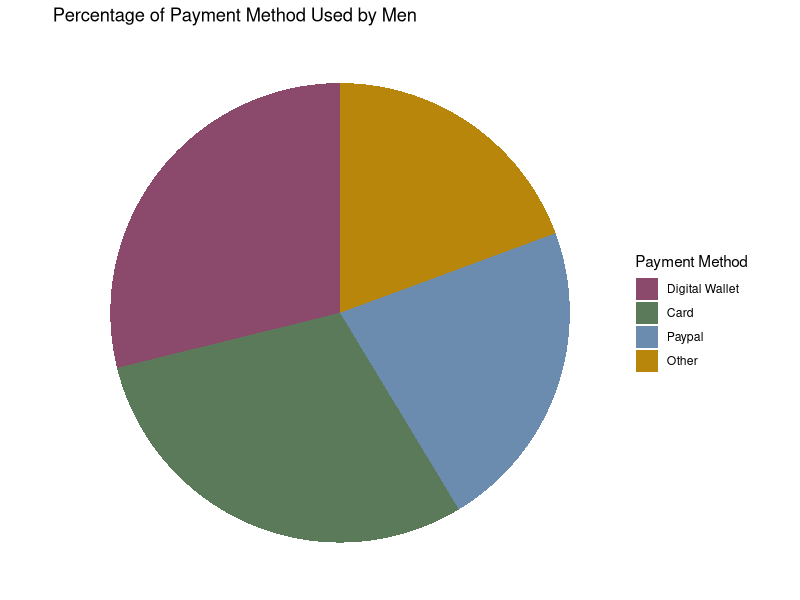
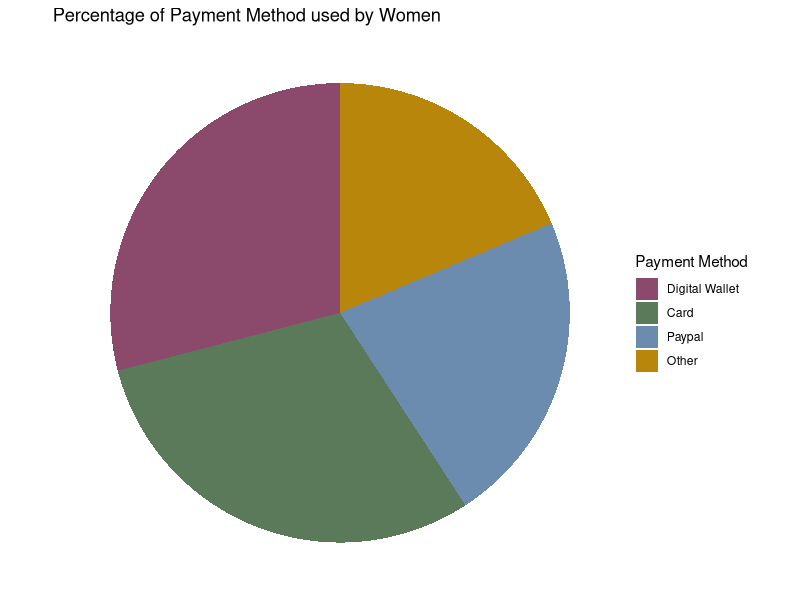
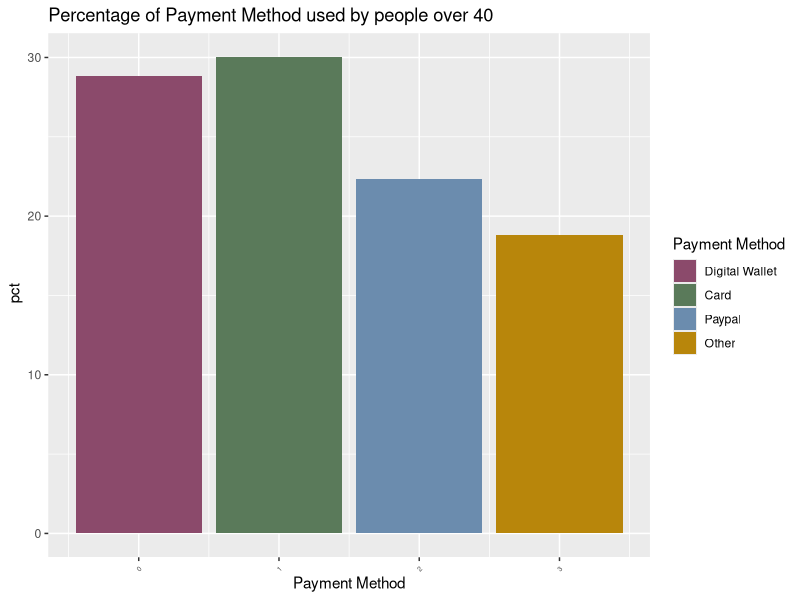
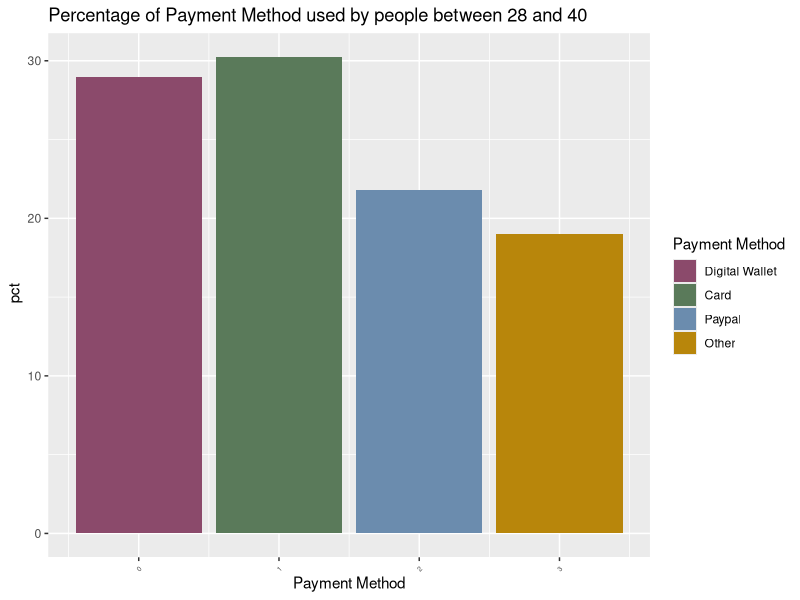
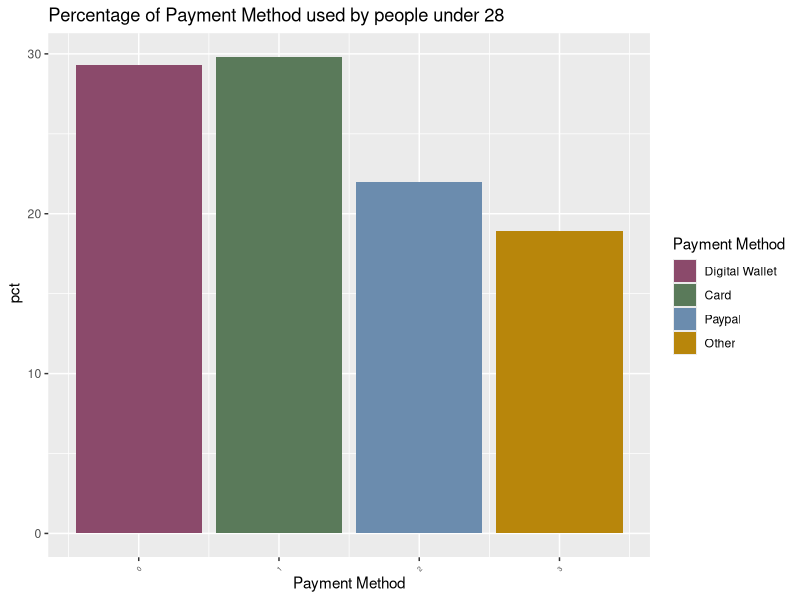

R code for these plots, in order:

library(ggplot2)
library(dplyr) 
library(readr)
library(tidyverse)
library(corrplot)

CSD <- read.csv("Customer_Sales.csv")
View(CSD)

#View first few rows of data
#head(CSD)

#Get summary statistic of data 
summary(CSD)
str(CSD)

#remove rows with NA value 
CSD <- na.omit(CSD)

#Identify duplicate row 
duplicate_rows <- duplicated(CSD)

#Rename columns 
colnames(CSD) [c(1,4,5,6,7,8,9)] <- c("ID", "Revenue", "Purchases", "Date", "Value", "Method", "Time")
#View (CSD)

sapply(CSD,class)


#convert data type of data
CSD_clean <- CSD %>%
  mutate(Date = as.Date(Date, format = "%d.%m.%y"))
#View(CSD_clean)

sapply(CSD_clean,class)

CSD_clean <- CSD_clean %>%
  mutate(Age_Group = ifelse(Age < 28, "Young",ifelse(Age < 40, "Middle", "Old")))


CSD_male <- filter(CSD_clean, Gender == 0)  # filter out males

CSD_cleanedmale <- CSD_male %>% 
  count(Method) %>%
  mutate (pct = n / sum(n) * 100) # calculate percentages

#View(CSD_cleanedmale)



CSD_female <- filter(CSD_clean, Gender == 1) #filter out females

CSD_cleanedfemale <- CSD_female %>% 
  count(Method) %>%
  mutate (pct = n / sum(n) * 100) # calculate percentages

#View(CSD_cleanedfemale)


# filter out old people

CSD_old <- filter(CSD_clean, Age_Group == "Old")

CSD_cleanedold <- CSD_old %>% 
  count(Method) %>%
  mutate (pct = n / sum(n) * 100) # calculate percentages

View(CSD_cleanedold)


# filter out middle people

CSD_middle <- filter(CSD_clean, Age_Group == "Middle")

CSD_cleanedmiddle <- CSD_middle %>% 
  count(Method) %>%
  mutate (pct = n / sum(n) * 100) # calculate percentages

View(CSD_cleanedmiddle)


# filter out young people


CSD_young <- filter(CSD_clean, Age_Group == "Young")

CSD_cleanedyoung <- CSD_young %>% 
  count(Method) %>%
  mutate (pct = n / sum(n) * 100) # calculate percentages

View(CSD_cleanedyoung)



# pie chart of male payment method

ggplot(CSD_cleanedmale) +
  geom_bar(aes(x = "", y = pct, fill = factor(Method)), stat = "identity") +
  coord_polar("y", start = 0) +
  theme_void() +
  labs(title = "Percentage of Payment Method Used by Men") +
  scale_fill_manual(
    name = "Payment Method",
    values = c("0" = "#8B4A6B", "1" = "#5A7A5A", "2" = "#6B8CAE", "3" = "#B8860B"),
    labels = c("0" = "Digital Wallet", "1" = "Card", "2" = "Paypal", "3" = "Other")
  )

# asked AI for syntax of pie chart


# chart for payment method of women
ggplot(CSD_cleanedfemale) +
  geom_bar(aes(x = "", y = pct, fill = factor(Method)), stat = "identity") +
  coord_polar("y", start = 0) +
  theme_void() +
  labs(title = "Percentage of Payment Method used by Women") +
  scale_fill_manual( name = "Payment Method",
    values = c("0" = "#8B4A6B", "1" = "#5A7A5A", "2" = "#6B8CAE", "3" = "#B8860B"),
    labels = c("0" = "Digital Wallet", "1" = "Card", "2" = "Paypal", "3" = "Other")
  )




#Chart for payment method of old people 

# chart old people payment method
ggplot (CSD_cleanedold)+
  geom_col(aes ( x = Method, y = pct, fill = factor (Method)))+
  theme(axis.text.x = element_text(size = 5 , angle = 45 , vjust = 0.5))+
  labs ( title = "Percentage of Payment Method used by people over 40",
         x = "Payment Method",
         y = " pct" ) +
  scale_fill_manual(
    name= "Payment Method",
    values = c("0" = "#8B4A6B", "1" = "#5A7A5A", "2"= "#6B8CAE", "3"="#B8860B"),
    labels = c("0" = "Digital Wallet", "1" = "Card", "2" ="Paypal","3"="Other")
  ) 


# chart middle aged people payment method
ggplot (CSD_cleanedmiddle)+
  geom_col(aes ( x = Method, y = pct, fill = factor (Method)))+
  theme(axis.text.x = element_text(size = 5 , angle = 45 , vjust = 0.5))+
  labs ( title = "Percentage of Payment Method used by people between 28 and 40",
         x = "Payment Method",
         y = " pct" ) +
  scale_fill_manual(
    name= "Payment Method",
    values = c("0" = "#8B4A6B", "1" = "#5A7A5A", "2"= "#6B8CAE", "3"="#B8860B"),
    labels = c("0" = "Digital Wallet", "1" = "Card", "2" ="Paypal","3"="Other")
  ) 


# chart young people payment method
ggplot (CSD_cleanedyoung)+
  geom_col(aes ( x = Method, y = pct, fill = factor (Method)))+
  theme(axis.text.x = element_text(size = 5 , angle = 45 , vjust = 0.5))+
  labs ( title = "Percentage of Payment Method used by people under 28",
         x = "Payment Method",
         y = " pct" ) +
  scale_fill_manual(
    name= "Payment Method",
    values = c("0" = "#8B4A6B", "1" = "#5A7A5A", "2"= "#6B8CAE", "3"="#B8860B"),
    labels = c("0" = "Digital Wallet", "1" = "Card", "2" ="Paypal","3"="Other")
  ) 
